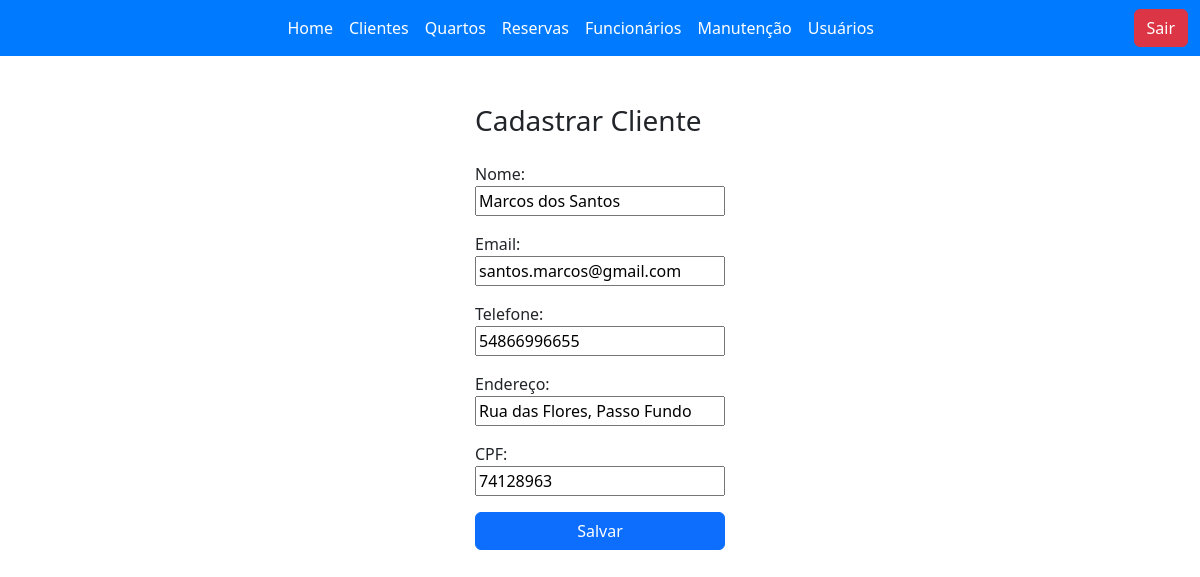
/view/clienteForm.php?id=102, run on the app's committed database.
### tables this page shows
CREATE TABLE `cliente` (
  `id` int(11) NOT NULL,
  `nome` varchar(100) NOT NULL,
  `telefone` varchar(20) NOT NULL,
  `email` varchar(100) NOT NULL,
  `endereco` varchar(256) NOT NULL,
  `cpf` int(11) NOT NULL
);

### model/DB.class.php (called while the page is built, shortened)
<?php
class BD
{
    private $host = "php-mysql";
    private $dbname = "db_aula";
    private $port = 3306;
    private $usuario = "root";
    private $senha = "root";
    private $db_charset = "utf8";
    public function conn()
    {
        $conn = "mysql:host=$this->host;dbname=$this->dbname;port=$this->port";
        return new PDO(
            $conn,
            $this->usuario,
            $this->senha,
            [PDO::MYSQL_ATTR_INIT_COMMAND => "SET NAMES " . $this->db_charset]
        );
    }
    public function buscar($nome_tabela, $id)
    {
        $conn = $this->conn();
        $sql = "SELECT * FROM $nome_tabela WHERE id=?;";
        $st = $conn->prepare($sql);
        $st->execute([$id]);
        return $st->fetchObject();
    }
}

### controller/clienteController.php (called while the page is built, shortened)
<?php
include "../model/DB.class.php";
class clienteController
{
    private $model;
    private $table = "cliente";
    public function __construct()
    {
        $this->model = new BD();
    }
    public function buscar($id)
    {
        return $this->model->buscar($this->table, $id);
    }
}

### view/clienteForm.php (the view, shortened to what this page needs)
<?php
include_once '../controller/clienteController.php';
include "base/header.php";
$cliente = new clienteController();
if (!empty($_GET['id'])) {
    $data = $cliente->buscar($_GET['id']);
}
?>
<div class="d-flex w-100 justify-content-center">
    <div class="d-flex w-50 justify-content-center">
        <div class="d-flex justify-content-center mt-5 col-5">
            <form action="clienteForm.php" method="post">
                <h3 class="mb-4">Cadastrar Cliente</h3>
                <div class="mb-3">
                    <label for="">Nome:</label>
                    <input type="text" name="nome" class="w-100" value="<?php echo (!empty($data->nome) ? $data->nome : "") ?>"><br>
                </div>
                <div class="mb-3">
                    <label for="">Email:</label>
                    <input type="text" name="email" class="w-100" value="<?php echo (!empty($data->email) ? $data->email : "") ?>"><br>
                </div>
                <div class="mb-3">
                    <label for="">Telefone:</label>
                    <input type="text" name="telefone" class="w-100" value="<?php echo (!empty($data->telefone) ? $data->telefone : "") ?>"><br>
                </div class="mb-3">
                <div class="mb-3">
                    <label for="">Endereço:</label>
                    <input type="text" name="endereco" class="w-100" value="<?php echo (!empty($data->endereco) ? $data->endereco : "") ?>"><br>
                </div>
                <div class="mb-3">
                    <label for="">CPF:</label>
                    <input type="text" name="cpf" class="w-100" value="<?php echo (!empty($data->cpf) ? $data->cpf : "") ?>"><br>
                </div>
                <div class="mb-3">
                    <button type="submit" class="btn btn-primary w-100">
                        Salvar </button><br>
                </div>
            </form>
        </div>
    </div>
</div>

### data on the page
cliente: nome "Marcos dos Santos", email "santos.marcos@gmail.com", telefone "54866996655", endereco "Rua das Flores, Passo Fundo", cpf "74128963"
